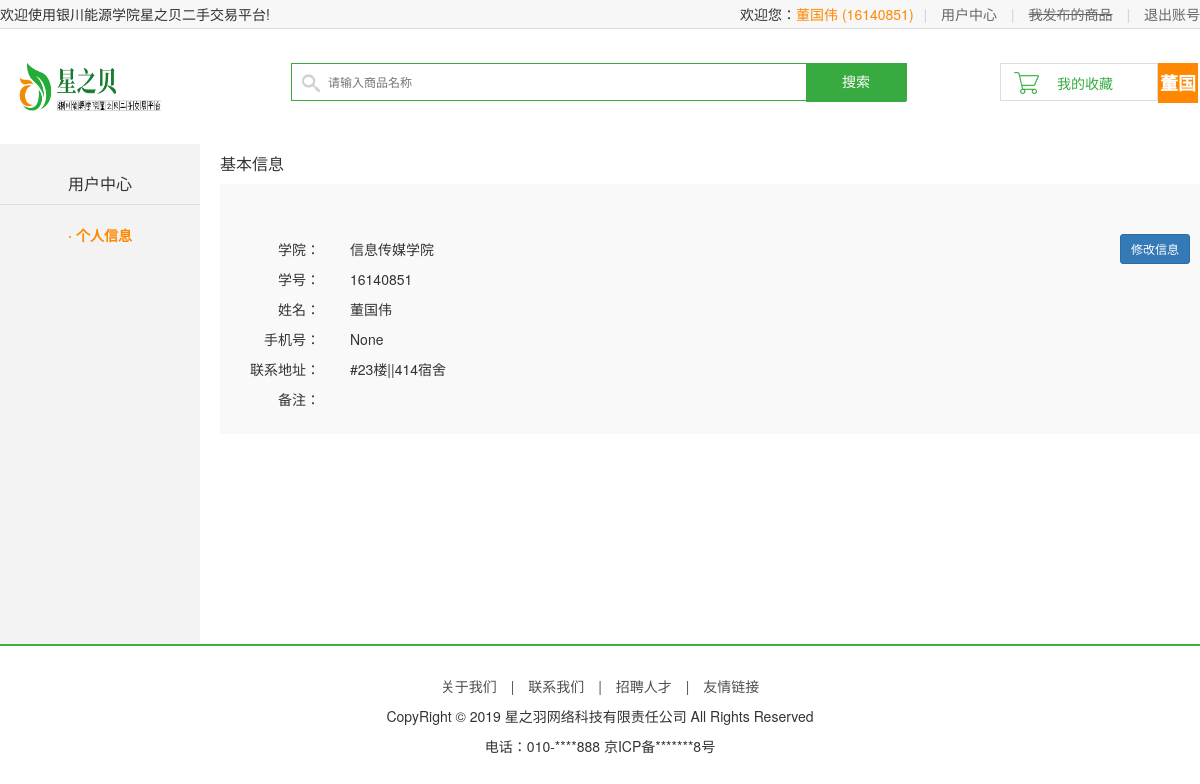
The app's page /user/user_center_info/ (signed in) with its own data.
### apps/df_user/models.py (models this page shows, shortened)
class UserProfile(models.Model):
    user_name = models.CharField(max_length=30, null=True, blank=True, default='张三', verbose_name='姓名')
    user_college = models.ForeignKey(College, blank=True, verbose_name='学院', on_delete=models.CASCADE, null=True)
    user_sno = models.CharField(max_length=20, verbose_name='学号')
    user_pwd = models.CharField(max_length=30, verbose_name='密码')
    user_mobile = models.CharField(verbose_name='手机', max_length=12, null=True, blank=True)
    user_mail = models.CharField(max_length=30, null=True, blank=True, verbose_name='邮箱')
    user_dormitory_building = models.ForeignKey(DormitoryBuilding, blank=True, verbose_name='宿舍楼', on_delete=models.CASCADE, null=True)
    user_dormitory_num = models.ForeignKey(Dormitory, blank=True, verbose_name='宿舍号', on_delete=models.CASCADE, null=True)
    user_address = models.CharField(max_length=100, verbose_name='地址', null=True, blank=True)
    user_remark = models.CharField(max_length=30, verbose_name='备注')
    add_time = models.DateTimeField(auto_now_add=True, verbose_name='用户添加时间')
    class Meta:
        verbose_name = '用户管理'
        verbose_name_plural = verbose_name

class College(models.Model):
    college_name = models.CharField(max_length=30, verbose_name='学院名')
    class Meta:
        verbose_name = '学院'
        verbose_name_plural = verbose_name
    def __str__(self):
        return self.college_name

class DormitoryBuilding(models.Model):
    dormitory_building_name = models.CharField(max_length=30, verbose_name='宿舍楼')
    class Meta:
        verbose_name = '宿舍楼'
        verbose_name_plural = verbose_name
    def __str__(self):
        return self.dormitory_building_name

class Dormitory(models.Model):
    dormitory_num = models.CharField(max_length=30, verbose_name='宿舍号')
    class Meta:
        verbose_name = '宿舍号'
        verbose_name_plural = verbose_name
    def __str__(self):
        return self.dormitory_num

### apps/df_user/views.py (the view, shortened to what this page needs)
# urls.py: path('user_center_info/', UserCenterInfo.as_view(), name='user_center_info'),
class UserCenterInfo(View):
    @user_decorator.login
    def get(self, request):
        user_sno = request.session.get('user_sno')
        user = UserProfile.objects.filter(user_sno=user_sno)[0]
        user_colege = user.user_college
        user_sno = user.user_sno
        user_name = user.user_name
        user_mobile = user.user_mobile
        user_address = user.user_address
        user_dormitory_building_name = user.user_dormitory_building
        user_dormitory_num = user.user_dormitory_num
        user_remark = user.user_remark
        all_colleges = College.objects.all().order_by('-id')
        all_dormitory_buildings = DormitoryBuilding.objects.all().order_by('-id')
        all_dormitories = Dormitory.objects.all().order_by('-id')
        context = {
            'user_colege': user_colege,
            'user_sno': user_sno,
            'user_name': user_name,
            'user_mobile': user_mobile,
            'user_address': user_address,
            'user_dormitory_building_name': user_dormitory_building_name,
            'all_colleges': all_colleges,
            'all_dormitory_buildings': all_dormitory_buildings,
            'user_dormitory_num': user_dormitory_num,
            'user_remark': user_remark,
            'all_dormitories': all_dormitories
        }
        return render(request, 'df_user/user_center_info.html', context)

### apps/df_user/user_decorator.py (called while the page is built)
def login(func):
    def login_fun(self,request,*args,**kwargs):
        if request.session.get('is_login'):
            return func(self,request,*args,**kwargs)
        else:
            red = HttpResponseRedirect('/user/login/')
            red.set_cookie('url', request.get_full_path())
            return red
    return login_fun

### templates/df_user/user_center_info.html (shortened to what this page needs)
{% extends 'base.html' %}
{% load static %}
{% block css %}
    <link rel="stylesheet" href="{% static 'css/bootstrap.min.css' %}">
{% endblock %}
{% block body %}
    <div class="main_con clearfix">
        <div class="left_menu_con clearfix">
            <h3>用户中心</h3>
            <ul>
                <li><a href="{% url 'user:user_center_info' %}" class="active">· 个人信息</a></li>
            </ul>
        </div>
        <div class="right_content clearfix">
            <div class="info_con clearfix">
                <h3 class="common_title2">基本信息</h3>
                <div class="ed" style="float: right; margin: 50px 10px 0 0 ">
                    <button type="button" class="btn btn-primary btn-sm" data-toggle="modal" data-target="#myModal">
                        修改信息
                    </button>
                </div>
                <ul class="user_info_list">
                    <li><span>学院：</span>{{ user_colege }}</li>
                    <li><span>学号：</span>{{ user_sno }}</li>
                    <li><span>姓名：</span>{{ user_name }}</li>
                    <li><span>手机号：</span>{{ user_mobile }}</li>
                    <li><span>联系地址：</span>{{ user_dormitory_building_name }}楼||{{ user_dormitory_num }}宿舍</li>
                    <li><span>备注：</span>{{ user_remark }}</li>
                </ul>
            </div>
        </div>
    </div>
{% endblock %}

### templates/base.html (shortened to what this page needs)
{% load static %}
<!DOCTYPE html>
<html lang="en">
<head>
    {% include 'base_css_js.html' %}
    {% block css %}
    {% endblock %}
</head>
<body>
<div class="header_con">
    <div class="header">
        <div class="welcome fl">欢迎使用银川能源学院星之贝二手交易平台!</div>
        <div class="fr">
            {% if request.session.is_login %}
                <div class="login_info fl">
                    欢迎您：<em>{{ request.session.user_name }}({{ request.session.user_sno }})</em>
                </div>
            {% endif %}
            {% if request.session.is_login %}
                <div class="user_link fl">
                    <span>|</span>
                    <a href="{% url 'user:user_center_info' %}">用户中心</a>
                    <span>|</span>
                    <a href="" style="text-decoration:line-through;" onclick="alert('暂未开发完成,敬请期待')">我发布的商品</a>
                    <span>|</span>
                    <a href="{% url 'user:logout' %}">退出账号</a>
                </div>
            {% endif %}
        </div>
    </div>
</div>
<div class="search_bar clearfix">
    <a href="{% url 'goods:index' %}" class="logo fl"><img src="{% static 'images/logo/logo.png' %}" width="150"
                                                           height="59"></a>
    <div class="search_con fl">
        <form method="get" action="{% url 'goods:search' %} ">
            <input type="text" name="keyboard" id="keyboard" class="input_text" value="" placeholder="请输入商品名称">
            <input type="submit" class="input_btn fr" name="" value="搜索">
        </form>
    </div>
    {% if request.session.is_login %}
        <div class="guest_cart fr">
            <a href="{% url 'user:cart' %}" class="cart_name fl">我的收藏</a>
            <div class="goods_count fl" id="show_count">{{ request.session.user_fav_products_num }}</div>
        </div>
    {% endif %}
</div>
{% block body %}
{% endblock %}
{% include 'base_foot.html' %}
</body>
</html>

### templates/base_css_js.html (shortened to what this page needs)
{% load static %}
<link rel="stylesheet" type="text/css" href="{% static 'css/reset.css' %}">
<link rel="stylesheet" type="text/css" href="{% static 'css/main.css' %}">

### templates/base_foot.html
	<div class="footer no-mp">
		<div class="foot_link">
			<a href="{% url 'site_config:about_us' %}">关于我们</a>
			<span>|</span>
			<a href="#">联系我们</a>
			<span>|</span>
			<a href="#">招聘人才</a>
			<span>|</span>
			<a href="#">友情链接</a>
		</div>
		<p>CopyRight © 2019 星之羽网络科技有限责任公司 All Rights Reserved</p>
		<p>电话：010-****888    京ICP备*******8号</p>
	</div>

### static/css/main.css (style rules this page uses)
body { font-family:'Microsoft Yahei';font-size:12px;color:#666; }
html,body { height:100% }
.header_con { background-color:#f7f7f7; height:29px; border-bottom:1px solid #dddddd }
.header { width:1200px; height:29px; margin:0 auto; }
.welcome,.login_info,.login_btn,.user_link { line-height:29px; }
.login_info em { color:#ff8800 }
.login_btn a,.user_link a { color:#666; }
.login_btn span,.user_link span { color:#cecece; margin:0 10px; }
.search_bar { width:1200px;height:115px;margin:0 auto; }
.logo { width:150px;height:59px;margin:29px 0 0 17px; }
.search_con { width:616px;height:38px;border:1px solid #37ab40;margin:34px 0 0 124px;background:url(../images/icons.png) 10px -338px no-repeat; }
.search_con .input_text { width:470px;height:34px;border:0px;margin:2px 0 0 36px;outline:none;font-size:12px;color:#737272;font-family:'Microsoft Yahei' }
.search_con .input_btn { width:100px;height:38px;background-color:#37ab40;border:0px;font-size:14px;color:#fff;font-family:'Microsoft Yahei';outline:none;cursor:pointer; }
.guest_cart { width:200px;height:40px;margin-top:34px; }
.guest_cart .cart_name { width:158px;height:38px;line-height:38px;border:1px solid #dddddd;display:block;background:url(../images/icons.png) 13px -300px no-repeat;font-size:14px;color:#37ab40;text-indent:56px; }
.guest_cart .goods_count { width:40px;height:40px;text-align:center;line-height:40px;font-size:18px; font-weight:bold;color:#fff;background-color:#ff8800; }
.footer { border-top:2px solid #42ad46; margin:30px 0; }
.foot_link { text-align:center;margin-top:30px; }
.foot_link a,.foot_link span { color:#4e4e4e; }
.foot_link span { padding:0 10px }
.footer p { text-align:center; margin-top:10px; }
.no-mp { margin-top:0px; }
.main_con { width:1200px; margin:0 auto; background:url(../images/left_bg.jpg) repeat-y; }
.left_menu_con { width:200px; float:left; }
.left_menu_con h3 { font-size:16px; line-height:40px; border-bottom:1px solid #ddd; text-align:center; margin-bottom:10px; }
.left_menu_con ul li { line-height:40px; text-align:center; font-size:14px; }
.left_menu_con ul li a { color:#666; }
.left_menu_con ul li .active { color:#ff8800; font-weight:bold; }
.right_content { width:980px; float:right; min-height:500px; }
.common_title2 { height:20px;line-height:20px;font-size:16px;margin:10px 0; }
.user_info_list { background-color:#f9f9f9; margin:10px 0 15px; padding:50px 0; height:100%; }
.user_info_list li { line-height:30px; text-indent:30px; font-size:14px; }
.user_info_list li span { width:100px; float:left; text-align:right; }
.info_con { width:980px; }

### records on screen
UserProfile: session.user_name "董国伟", session.user_fav_products_num "董国伟", user_sno "16140851", user_name "董国伟", user_mobile "None"
College: college_name "信息传媒学院"
DormitoryBuilding: dormitory_building_name "#23"
Dormitory: dormitory_num "414"

### other values on screen
{{ request.session.user_sno }} "16140851"
